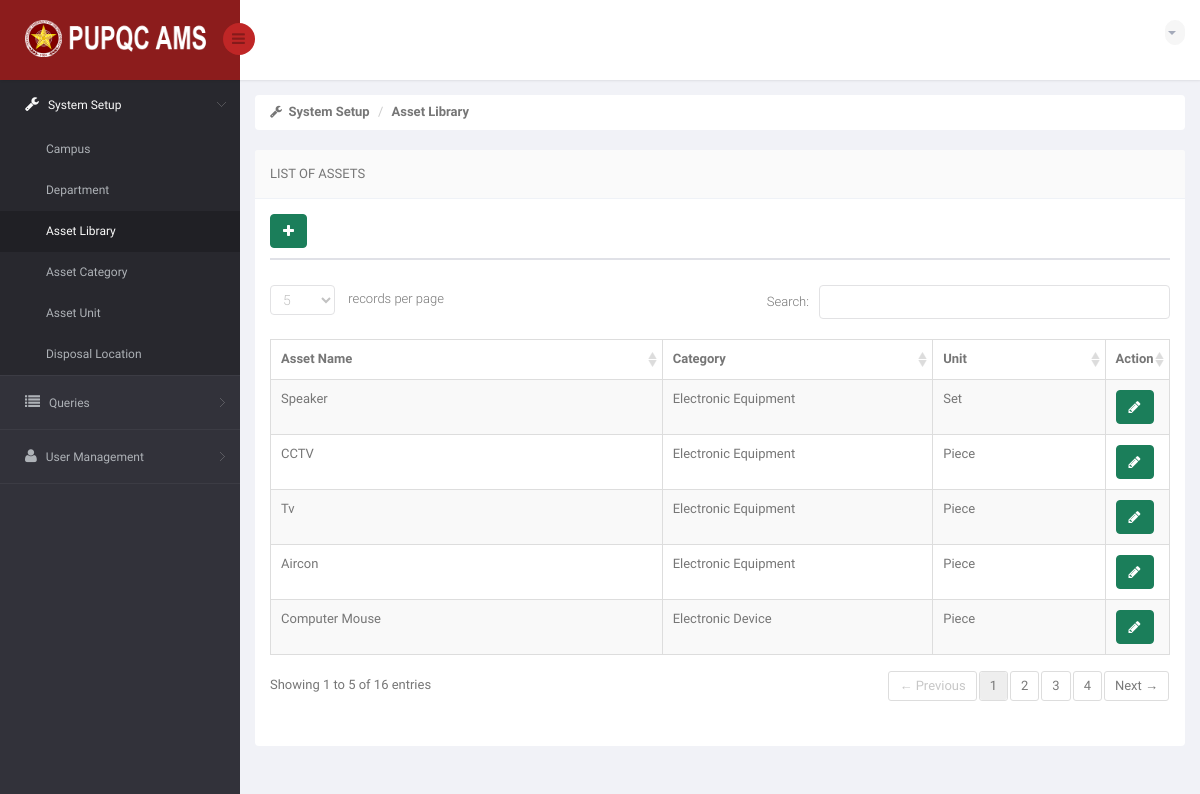
Page /DIR/Administrator/ADAssetType.php (signed in) on the committed database.
### tables this page shows
CREATE TABLE `ams_r_asset_library` (
  `AL_ID` int(11) NOT NULL,
  `AL_NAME` varchar(150) NOT NULL,
  `UNT_ID` int(11) NOT NULL,
  `AC_ID` int(11) NOT NULL
);

CREATE TABLE `ams_r_asset_category` (
  `AC_ID` int(11) NOT NULL,
  `AC_NAME` varchar(30) NOT NULL
);

CREATE TABLE `ams_r_asset_unit` (
  `UNT_ID` int(11) NOT NULL,
  `UNT_NAME` varchar(30) NOT NULL
);

### DIR/Administrator/ADAssetType.php (the view, shortened to what this page needs)
<!DOCTYPE html>
<html lang="en">
<head>
    <link href="../../bs3/css/bootstrap.min.css" rel="stylesheet">
    <link href="../../css/bootstrap-reset.css" rel="stylesheet">
    <link href="../../font-awesome/css/font-awesome.css" rel="stylesheet" />
    <link href="../../js/advanced-datatable/css/demo_page.css" rel="stylesheet" />
    <link href="../../js/advanced-datatable/css/demo_table.css" rel="stylesheet" />
    <link rel="stylesheet" href="../../js/data-tables/DT_bootstrap.css" />
    <link href="../../css/style.css" rel="stylesheet">
    <link href="../../css/style-responsive.css" rel="stylesheet" />
    <link href="../../js/iCheck/skins/minimal/minimal.css" rel="stylesheet">
    <link href="../../js/iCheck/skins/minimal/red.css" rel="stylesheet">
    <link href="../../js/iCheck/skins/minimal/green.css" rel="stylesheet">
    <link href="../../js/iCheck/skins/minimal/blue.css" rel="stylesheet">
    <link href="../../js/iCheck/skins/minimal/yellow.css" rel="stylesheet">
    <link href="../../js/iCheck/skins/minimal/purple.css" rel="stylesheet">
    <link href="../../js/iCheck/skins/square/square.css" rel="stylesheet">
    <link href="../../js/iCheck/skins/square/red.css" rel="stylesheet">
    <link href="../../js/iCheck/skins/square/green.css" rel="stylesheet">
    <link href="../../js/iCheck/skins/square/blue.css" rel="stylesheet">
    <link href="../../js/iCheck/skins/square/yellow.css" rel="stylesheet">
    <link href="../../js/iCheck/skins/square/purple.css" rel="stylesheet">
    <link href="../../js/iCheck/skins/flat/grey.css" rel="stylesheet">
    <link href="../../js/iCheck/skins/flat/red.css" rel="stylesheet">
    <link href="../../js/iCheck/skins/flat/green.css" rel="stylesheet">
    <link href="../../js/iCheck/skins/flat/blue.css" rel="stylesheet">
    <link href="../../js/iCheck/skins/flat/yellow.css" rel="stylesheet">
    <link href="../../js/iCheck/skins/flat/purple.css" rel="stylesheet">
    <link rel="stylesheet" type="text/css" href="../../js/select2/select2.css" />
    <link rel="stylesheet" type="text/css" href="../../js/bootstrap-daterangepicker/daterangepicker-bs3.css" />
    <link rel="stylesheet" type="text/css" href="../../js/bootstrap-datetimepicker/css/datetimepicker.css" />
    <link rel="stylesheet" type="text/css" href="../../js/bootstrap-datepicker/css/datepicker.css" />
    <link href="../../js/plugins/sweetalert/sweetalert.css" type="text/css" rel="stylesheet" media="screen,projection">
</head>
<body>
<section id="container" >
<header class="header fixed-top clearfix">
<div class="brand">
    <a href="ADCampus.php" class="logo">
        <img src="../../images/pupqcnew.png" style="width: 193px; height: 37px;" alt="">
    </a>
    <div class="sidebar-toggle-box">
        <div class="fa fa-bars"></div>
    </div>
</div>
<div class="top-nav clearfix">
    <ul class="nav pull-right top-menu">
        <li class="dropdown">
            <a data-toggle="dropdown" class="dropdown-toggle" href="#">
                <?php
                    include('../Connection/db.php');
                  ?>
                <b class="caret"></b>
            </a>
        </li>
    </ul>
</div>
</header>
<aside>
    <div id="sidebar" class="nav-collapse">
        <div class="leftside-navigation">
            <ul class="sidebar-menu" id="nav-accordion">
                <li class="sub-menu">
                    <a href="javascript:;" class="active">
                        <i class="fa fa-wrench"></i>
                        <span>System Setup</span>
                    </a>
                    <ul class="sub">
                        <li><a href="ADCampus.php">Campus</a></li>
                        <li><a href="ADDepartment.php">Department</a></li>
                        <li class="active"><a href="ADAssetType.php">Asset Library</a></li>
                        <li><a href="ADAssetCategory.php">Asset Category</a></li>
                        <li><a href="ADAssetUnit.php">Asset Unit</a></li>
                        <li><a href="ADRequestingPerson.php">Disposal Location</a></li>
                    </ul>
                </li>
                <li class="sub-menu">
                    <a href="javascript:;">
                        <i class="fa fa-list"></i>
                        <span>Queries</span>
                    </a>
                </li>
                <li class="sub-menu">
                    <a href="javascript:;">
                        <i class="fa fa-user"></i>
                        <span>User Management</span>
                    </a>
                </li>
            </ul>
        </div>
    </div>
</aside>
    <section id="main-content">
        <section class="wrapper">
            <div class="row">
                <div class="col-md-12">
                    <ul class="breadcrumb">
                        <li><i class="fa fa-wrench"></i><strong> &nbsp;System Setup</strong></li>
                        <li><strong>Asset Library</strong></li>
                    </ul>
                </div>
            </div>
            <div class="row">
                <div class="col-sm-12">
                    <section class="panel">
                        <header class="panel-heading">
                            List of Assets
                        </header>
                        <div class="panel-body">
                            <div class="row">
                                <div class="col-md-12">
                                    <a data-toggle="modal" class="btn btn-success" href="#myModalAdd"><i class="fa fa-plus"></i></a>
                                </div>
                            </div>
                            <div class="row">
                                <div class="col-md-12">
                                    <div style="padding: 1px; margin-bottom: 10px; margin-top: 10px; background-color: #E0E1E7;">
                                    </div>
                                </div>
                            </div>
                            <div class="adv-table">
                                <table  class="display table table-bordered table-striped tblCampusData" id="dynamic-table">
                                    <thead>
                                        <tr>
                                            <th style="width: 430px">Asset Name</th>
                                            <th style="width: 300px">Category</th>
                                            <th style="width: 200px">Unit</th>
                                            <th style="width: 70px">Action</th>
                                        </tr>
                                    </thead>
                                    <tbody>
                                    <?php
                                        $sql = "SELECT ams_r_asset_library.AL_ID, ams_r_asset_library.AL_NAME, ams_r_asset_category.AC_NAME, ams_r_asset_category.AC_ID, ams_r_asset_unit.UNT_ID, ams_r_asset_unit.UNT_NAME FROM ams_r_asset_library JOIN ams_r_asset_category ON ams_r_asset_library.AC_ID = ams_r_asset_category.AC_ID JOIN ams_r_asset_unit ON ams_r_asset_library.UNT_ID = ams_r_asset_unit.UNT_ID";
                                        $result = mysqli_query($connection, $sql) or die("Bad Query: $sql");
                                        while($row = mysqli_fetch_assoc($result))
                                            {
                                              $id = $row['AL_ID'];
                                              $aname = $row['AL_NAME'];
                                              $aUnit = $row['UNT_NAME'];
                                              $aCat = $row['AC_NAME'];
                                    ?>
                                        <tr class="gradeX"">
                                            <td> <?php echo $aname; ?> </td>
                                            <td> <?php echo $aCat; ?> </td>
                                            <td> <?php echo $aUnit; ?> </td>
                                            <td>
                                                <a data-toggle="modal" class="btn btn-success updateCampus" href="#myModalUpdate<?php echo $id ?>"><i class="fa fa-pencil"></i></a>
                                            </td>
                                        </tr>
                                    <?php
                                        }
                                    ?>
                                    </tbody>
                                </table>
                            </div>
                        </div>
                    </section>
                </div>
            </div>
        </section>
    </section>
</section>
</body>
</html>

### js/advanced-datatable/css/demo_table.css (style rules this page uses)
table.display { margin: 0 auto; clear: both; width: 100%; }
table.display thead th { padding: 3px 18px 3px 10px; border-bottom: 1px solid black; font-weight: bold; cursor: pointer; * cursor: hand; }
table.display td { padding: 3px 10px; }
.sorting { background: url('../images/sort_both.png') no-repeat center right; }
table.display tr.odd.gradeX { background-color: #ffdddd; }
table.display tr.even.gradeX { background-color: #ffeeee; }
tr.odd { background-color: #F9F9F9; }
tr.even { background-color: white; }
table.display tr.gradeX { background-color: #ffdddd; }

### rows in the picture
ams_r_asset_library: AL_NAME "Computer Mouse", AC_ID.AC_NAME "Electronic Device", UNT_ID.UNT_NAME "Piece"
ams_r_asset_library: AL_NAME "Aircon", AC_ID.AC_NAME "Electronic Equipment", UNT_ID.UNT_NAME "Piece"
ams_r_asset_library: AL_NAME "Tv", AC_ID.AC_NAME "Electronic Equipment", UNT_ID.UNT_NAME "Piece"
ams_r_asset_library: AL_NAME "CCTV", AC_ID.AC_NAME "Electronic Equipment", UNT_ID.UNT_NAME "Piece"
ams_r_asset_library: AL_NAME "Speaker", AC_ID.AC_NAME "Electronic Equipment", UNT_ID.UNT_NAME "Set"
